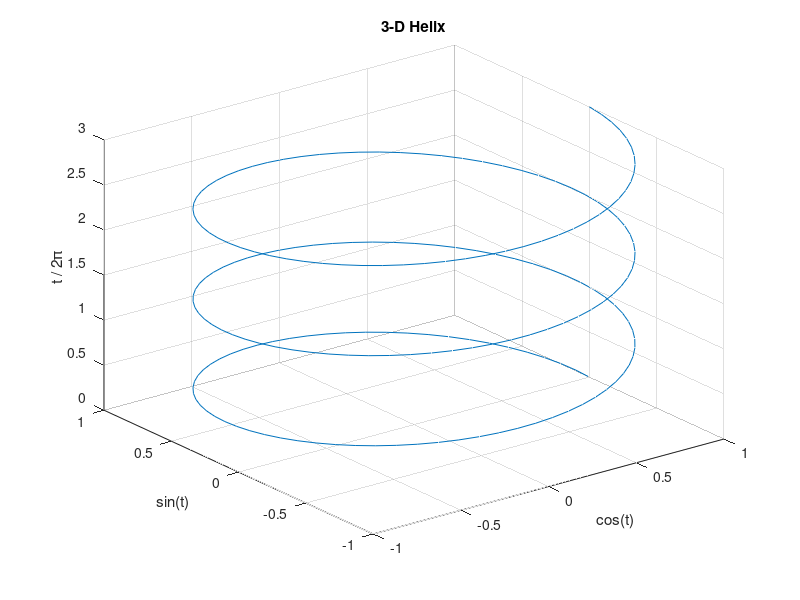

Reproduce this figure in MATLAB.
% plot3 Helix — 3-D parametric curve
% Draw a 3-D helix by sweeping (cos t, sin t, t). Try the orbit
% camera: drag with the mouse to rotate, wheel to dolly in/out.


clear
close all

t = linspace(0, 6*pi, 200);
x = cos(t);
y = sin(t);
z = t / (2*pi);

figure
plot3(x, y, z)
title('3-D Helix')
xlabel('cos(t)')
ylabel('sin(t)')
zlabel('t / 2\pi')
grid on
view(-37.5, 30)
